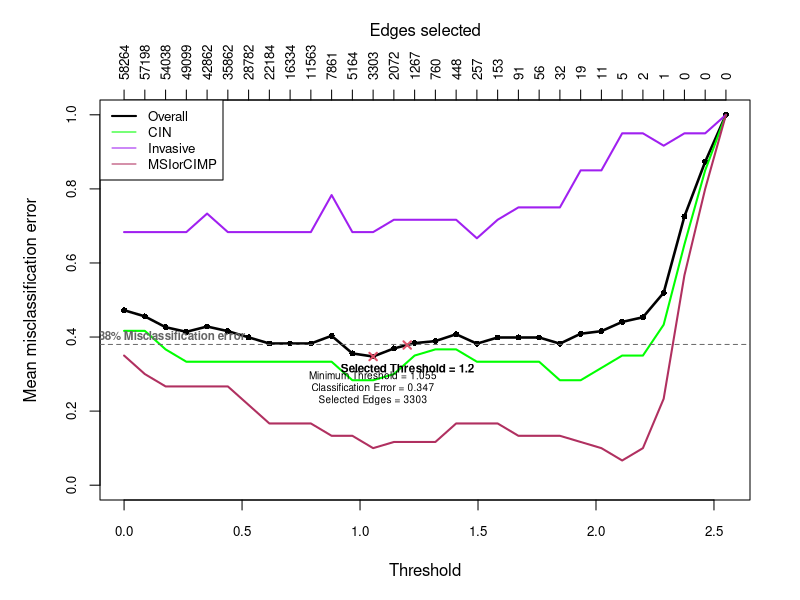

This figure's R source:

#################################
## R-code for Performance Plot ## 
#################################

CVdat = read.delim("../Output/CVerrors.txt",as.is=T)

minError = min(CVdat$CVerror)
minThres = CVdat$Threshold[which(CVdat$CVerror==minError)][1]
genesurv = CVdat$EdgesSelected[which(CVdat$CVerror==minError)][1]

cid = grep("CVerror_", colnames(CVdat))
ll=gsub("CVerror_","",colnames(CVdat)[cid])
legend_lab = c("Overall")
for(i in 1:length(ll)) legend_lab = c(legend_lab, ll[i])
cc = c("black","green","purple","maroon")

sd = sd(CVdat$CVerror[-nrow(CVdat)])
within = CVdat$Threshold[which(abs(CVdat$CVerror)< (minError+sd))]
index = which(CVdat$Threshold>=1.1 & CVdat$Threshold<1.2)
xcoor = CVdat$Threshold[c(index, index+1)]
ycoor = CVdat$CVerror[match(xcoor,CVdat$Threshold)]
zcoor = CVdat$EdgesSelected[match(xcoor,CVdat$Threshold)]
grad = (ycoor[2] - ycoor[1])/(xcoor[2] - xcoor[1])
c = ycoor[1] - grad*xcoor[1]
xpt = 1.2
ypt = grad*xpt +c

grad2 = (ycoor[2] - ycoor[1])/(zcoor[2] - zcoor[1])
c2 = ycoor[1] - grad2*zcoor[1]
zpt = (ypt-c2)/grad2

pdf("CVplot_Penalty_CRC.pdf",height=5, width=7, useDingbats = F)
par(mar=c(3,4,7,2),mai=c(1,1,1,0.5))
plot(CVdat$Threshold,CVdat$CVerror,ylim=c(0,1),cex=0.8,type="o",pch=16,col=1,lwd=2.5, cex.axis=0.8,ylab="Mean misclassification error", xlab="Threshold")
mtext("Edges selected",side=3,line=3)
axis(side = 3,at=CVdat$Threshold, lab=CVdat$EdgesSelected,las=2,srt= 45,cex.axis=0.8)
for(i in 1:length(cid)) lines(CVdat$Threshold, CVdat[,cid[i]], col=cc[i+1],lty=1,lwd=2)
legend("topleft",legend_lab, col=cc,lty=1 ,lwd=c(2,rep(1,length(ll))),cex=0.8)

points(minThres,CVdat$CVerror[match(minThres,CVdat$Threshold)], pch=4,lwd=2,col=2)
points(xpt,ypt, pch=4,lwd=2,col=2)
text(minThres,CVdat$CVerror[match(minThres,CVdat$Threshold)],pos=1, offset=1,lab=paste0("Minimum Threshold = ",paste(round(minThres,3),collapse="\t"),"\nClassification Error = ",round(minError,3),"\nSelected Edges = ",paste(genesurv,collapse="\t")),cex=0.6,las=1)
text(xpt, ypt,pos=1, offset=1,lab="Selected Threshold = 1.2",font =2,cex=0.7,las=1)
abline(h=0.38,lty=2,col="grey40")
text(-0.15,(0.38)+0.02, pos =4, font =2,lab="38% Misclassification error",cex=0.7,col="grey40")
dev.off()

##################################### end ###########################################